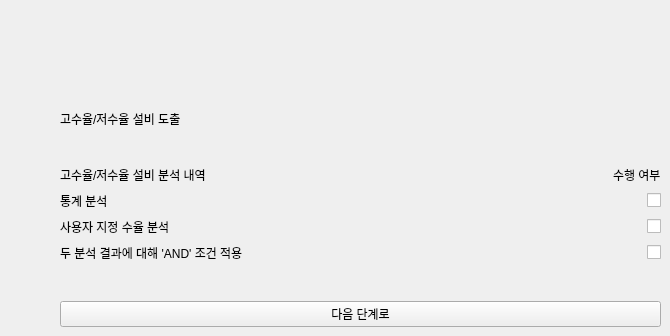
     <widget class="QWidget" name="high_low_machine_tab">
      <attribute name="icon">
       <iconset>
        <normaloff>image/machine_classification.png</normaloff>image/machine_classification.png</iconset>
      </attribute>
      <attribute name="title">
       <string/>
      </attribute>
      <widget class="QWidget" name="layoutWidget_4">
       <property name="geometry">
        <rect>
         <x>60</x>
         <y>110</y>
         <width>601</width>
         <height>217</height>
        </rect>
       </property>
       <layout class="QVBoxLayout" name="verticalLayout_6">
        <item>
         <widget class="QLabel" name="high_low_machine_label">
          <property name="text">
           <string>고수율/저수율 설비 도출</string>
          </property>
         </widget>
        </item>
        <item>
         <spacer name="verticalSpacer_15">
          <property name="orientation">
           <enum>Qt::Vertical</enum>
          </property>
          <property name="sizeHint" stdset="0">
           <size>
            <width>20</width>
            <height>40</height>
           </size>
          </property>
         </spacer>
        </item>
        <item>
         <layout class="QHBoxLayout" name="horizontalLayout_13">
          <item>
           <widget class="QLabel" name="analysis_list_label">
            <property name="text">
             <string>고수율/저수율 설비 분석 내역</string>
            </property>
           </widget>
          </item>
          <item>
           <spacer name="horizontalSpacer_3">
            <property name="orientation">
             <enum>Qt::Horizontal</enum>
            </property>
            <property name="sizeHint" stdset="0">
             <size>
              <width>40</width>
              <height>20</height>
             </size>
            </property>
           </spacer>
          </item>
          <item>
           <widget class="QLabel" name="analysis_check_label">
            <property name="text">
             <string>수행 여부</string>
            </property>
           </widget>
          </item>
         </layout>
        </item>
        <item>
         <layout class="QHBoxLayout" name="horizontalLayout_14">
          <item>
           <widget class="QLabel" name="statistical_analysis_label">
            <property name="text">
             <string>통계 분석</string>
            </property>
           </widget>
          </item>
          <item>
           <spacer name="horizontalSpacer_4">
            <property name="orientation">
             <enum>Qt::Horizontal</enum>
            </property>
            <property name="sizeHint" stdset="0">
             <size>
              <width>40</width>
              <height>20</height>
             </size>
            </property>
           </spacer>
          </item>
          <item>
           <widget class="QCheckBox" name="statistical_analysis_check">
            <property name="text">
             <string/>
            </property>
            <property name="checked">
             <bool>false</bool>
            </property>
           </widget>
          </item>
         </layout>
        </item>
        <item>
         <layout class="QHBoxLayout" name="horizontalLayout_15">
          <item>
           <widget class="QLabel" name="user_defined_analysis_label">
            <property name="text">
             <string>사용자 지정 수율 분석</string>
            </property>
           </widget>
          </item>
          <item>
           <spacer name="horizontalSpacer_5">
            <property name="orientation">
             <enum>Qt::Horizontal</enum>
            </property>
            <property name="sizeHint" stdset="0">
             <size>
              <width>40</width>
              <height>20</height>
             </size>
            </property>
           </spacer>
          </item>
          <item>
           <widget class="QCheckBox" name="user_defined_analysis_check">
            <property name="text">
             <string/>
            </property>
           </widget>
          </item>
         </layout>
        </item>
        <item>
         <layout class="QHBoxLayout" name="horizontalLayout_16">
          <item>
           <widget class="QLabel" name="and_label">
            <property name="text">
             <string>두 분석 결과에 대해 'AND' 조건 적용</string>
            </property>
           </widget>
          </item>
          <item>
           <spacer name="horizontalSpacer_7">
            <property name="orientation">
             <enum>Qt::Horizontal</enum>
            </property>
            <property name="sizeHint" stdset="0">
             <size>
              <width>40</width>
              <height>20</height>
             </size>
            </property>
           </spacer>
          </item>
          <item>
           <widget class="QCheckBox" name="and_check">
            <property name="text">
             <string/>
            </property>
           </widget>
          </item>
         </layout>
        </item>
        <item>
         <spacer name="verticalSpacer_16">
          <property name="orientation">
           <enum>Qt::Vertical</enum>
          </property>
          <property name="sizeHint" stdset="0">
           <size>
            <width>20</width>
            <height>40</height>
           </size>
          </property>
         </spacer>
        </item>
        <item>
         <widget class="QPushButton" name="next_push_6">
          <property name="sizePolicy">
           <sizepolicy hsizetype="Minimum" vsizetype="Preferred">
            <horstretch>0</horstretch>
            <verstretch>0</verstretch>
           </sizepolicy>
          </property>
          <property name="text">
           <string>다음 단계로</string>
          </property>
         </widget>
        </item>
       </layout>
      </widget>
     </widget>
